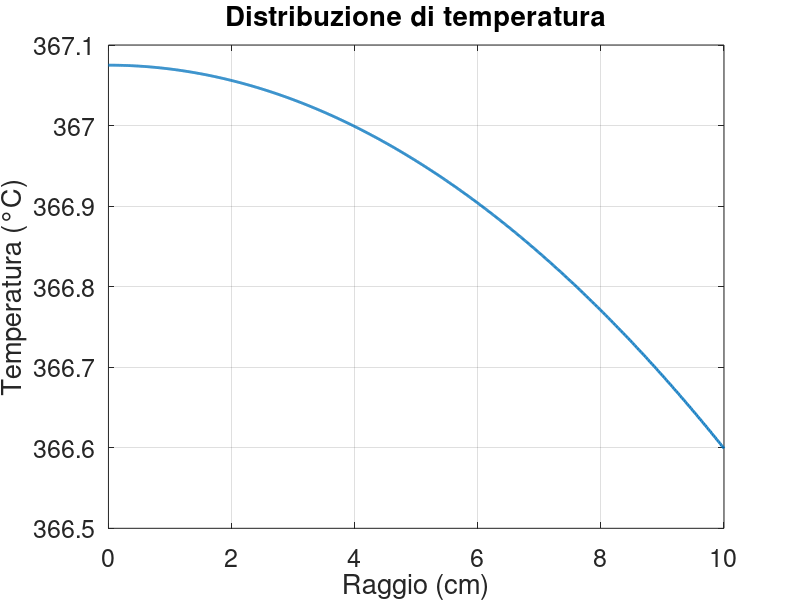

MATLAB code to generate this figure:
clc
clear 
close all

%% Assegno i dati
d1=20e-2; %m
d2=23e-2; %m
LL=50e-2; %m
Tco2=300; %°C
hh=50; %W/(m^2*K)
qvol=80e3; %m^3

kbarra=350; %W/(mK)
kss=50; %W/(mK)

Across1=(pi*d1^2/4); %m^2
V1=LL*Across1; %m^3

Across2=pi*(d2^2/4-d1^2/4); %m^2
V2=LL/2*Across2; %m^3

VV=V1+V2; %m^3
As=pi*d1^2/4+pi*d2^2/4; %m^2

%% Soluzione numerica
%Creazione della griglia
dr=1e-4;
rr=(0:dr:d1/2)';
nn=length(rr);

%Assemblaggio matrice A
CC=As*hh/VV/kbarra;
sub_diag=1-dr./(2*rr);
principale=(-2-CC*dr^2)*ones(nn,1);
super_diag=1+dr./(2*rr);

BB=[[sub_diag(2:end);0],principale,[0;super_diag(1:end-1)]];

AA=spdiags(BB,-1:1,nn,nn);

%Vettore dei termini noti b
bb=(-qvol*dr^2/kbarra-CC*dr^2*Tco2)*ones(nn,1);

%Condizioni al contorno
%i=1
AA(1,1)=1;
AA(1,2)=-1;
bb(1)=0;

%i=end
AA(end,end-1)=-1;
AA(end,end)=hh*dr/kbarra+1;
bb(end)=hh*dr*Tco2/kbarra;

%% Soluzione
TT=AA\bb;

figure(1)
plot(rr*1e2,TT,'linewidth',2)
grid on
box on
title ('Distribuzione di temperatura')
xlabel('Raggio (cm)')
ylabel('Temperatura (°C)')
set(gca,'fontsize',18)
